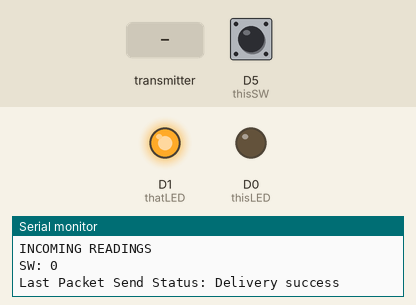
This sketch was run on a simulated ESP8266 (NodeMCU). Shown: output pins drawn as LEDs (lit = HIGH), the last lines printed to the serial monitor. The test bench sets the inputs (shaded band); at power-on: D5 (thisSW) HIGH.

Above: at 1.2 s.
1.3 s: the transmitter starts sending sw = 1
At 2.5 s:
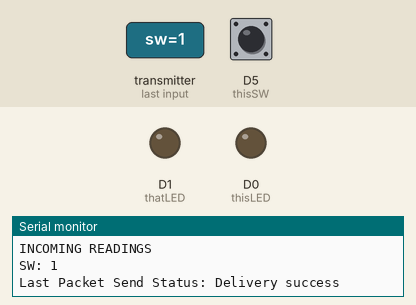
2.8 s: D5 (thisSW) pulled LOW for 0.15 s
At 2.9 s:
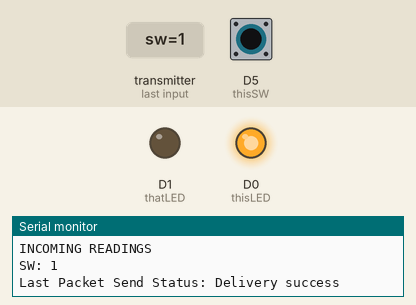
4.5 s: D5 (thisSW) pulled LOW for 3.2 s
At 8.6 s:
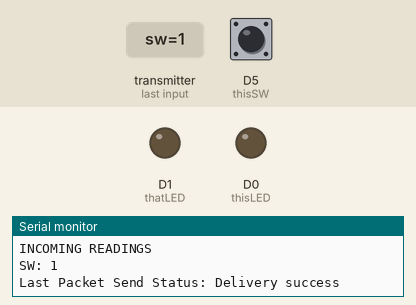
9.2 s: the transmitter starts sending sw = 0
At 9.7 s:
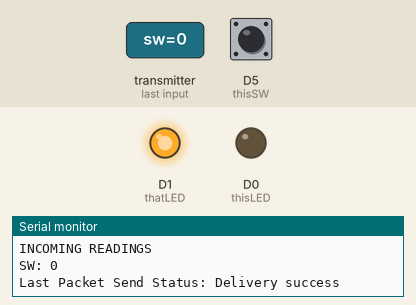
10.7 s: D5 (thisSW) pulled LOW for 1 s
At 11.5 s:
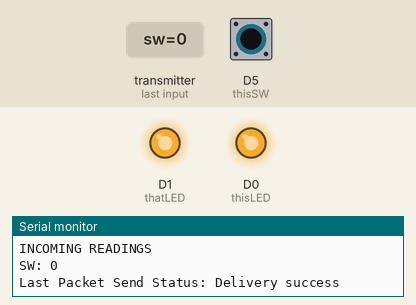
Timing chart, 0 to 13.7 s (numbered marks = the images above; inputs shaded):
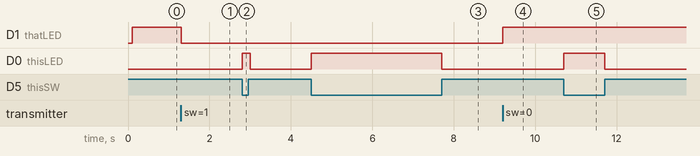

Measured:
- after the input at 1.3 s, D1 (thatLED): HIGH → LOW at once
- after the input at 2.8 s, D0 (thisLED): LOW → HIGH at once, → LOW 0.20 s later
- after the input at 4.5 s, D0 (thisLED): LOW → HIGH at once, → LOW 3.2 s later
- after the input at 9.2 s, D1 (thatLED): LOW → HIGH at once
- after the input at 10.7 s, D0 (thisLED): LOW → HIGH at once, → LOW 1.0 s later

The sketch:

talk_with.ino
```cpp
// Talk with other boards

#include <ESP8266WiFi.h>
#include <espnow.h>

// The MAC addresses other boards to talk with.  Can be many of them.
uint8_t broadcastAddress[] = {0xFF, 0xFF, 0xFF, 0xFF, 0xFF, 0xFF};

// I/O
#define thisLED D0
#define thatLED D1
#define thisSW D5

// how frequently to send/receive data
const long interval = 100;
unsigned long previousMillis = 0;

// data structure
typedef struct struct_message {
    bool sw;
} struct_message;

// Variable to store if sending data was successful
String success;

// Create a struct_message to hold incoming sensor readings
struct_message dataSend;
struct_message dataRead;

bool thatSW;

// Callback when data is sent
void OnDataSent(uint8_t *mac_addr, uint8_t sendStatus) {
  Serial.print("Last Packet Send Status: ");
  if (sendStatus == 0){
    Serial.println("Delivery success");
  }
  else{
    Serial.println("Delivery fail");
  }
}

// Callback when data is received
void OnDataRecv(uint8_t * mac, uint8_t *incomingData, uint8_t len) {
  memcpy(&dataRead, incomingData, sizeof(dataRead));
  Serial.print("Bytes received: ");
  Serial.println(len);
  thatSW = dataRead.sw;
}

void printDataRead(){
  // Display Readings in Serial Monitor
  Serial.println("INCOMING READINGS");
  Serial.print("SW: ");
  Serial.println(thatSW);
}

void setup() {
  // Init Serial Monitor
  Serial.begin(115200);
  Serial.print("ESP8266 Board MAC Address:  ");
  Serial.println(WiFi.macAddress());

  pinMode(thisSW, INPUT_PULLUP);
  pinMode(thisLED, OUTPUT);
  digitalWrite(thisLED, LOW);
  pinMode(thatLED, OUTPUT);
  digitalWrite(thatLED, LOW);

  // Set device as a Wi-Fi Station
  WiFi.mode(WIFI_STA);
  WiFi.disconnect();

  // Init ESP-NOW
  if (esp_now_init() != 0) {
    Serial.println("Error initializing ESP-NOW");
    return;
  }

  // Set ESP-NOW Role
  esp_now_set_self_role(ESP_NOW_ROLE_COMBO);

  // Once ESPNow is successfully Init, we will register for Send CB to
  // get the status of Trasnmitted packet
  esp_now_register_send_cb(OnDataSent);

  // Register peer
  esp_now_add_peer(broadcastAddress, ESP_NOW_ROLE_COMBO, 1, NULL, 0);

  // Register for a callback function that will be called when data is received
  esp_now_register_recv_cb(OnDataRecv);
}

void loop() {
  unsigned long currentMillis = millis();
  if (currentMillis - previousMillis >= interval) {
    previousMillis = currentMillis;

    // Set values to send
    dataSend.sw = digitalRead(thisSW);
    Serial.print("INFO SW: ");
    Serial.println(dataSend.sw);

    // local LED
    if (dataSend.sw == LOW) {
      digitalWrite(thisLED, HIGH);
    }
    else {
      digitalWrite(thisLED, LOW);
    }

    // remote controlled LED
    if (thatSW == LOW) {
      digitalWrite(thatLED, HIGH);
    }
    else {
      digitalWrite(thatLED, LOW);
    }

    // Send message via ESP-NOW
    esp_now_send(broadcastAddress, (uint8_t *) &dataSend, sizeof(dataSend));

    printDataRead();
  }
}
```
